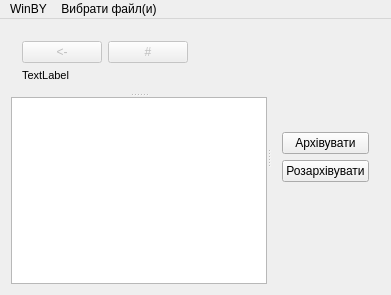
<?xml version="1.0" encoding="UTF-8"?>
<ui version="4.0">
 <class>MainWindow</class>
 <widget class="QMainWindow" name="MainWindow">
  <property name="geometry">
   <rect>
    <x>0</x>
    <y>0</y>
    <width>391</width>
    <height>295</height>
   </rect>
  </property>
  <property name="windowTitle">
   <string/>
  </property>
  <widget class="QWidget" name="centralWidget">
   <layout class="QGridLayout" name="gridLayout">
    <item row="0" column="0">
     <widget class="QSplitter" name="splitter_2">
      <property name="orientation">
       <enum>Qt::Horizontal</enum>
      </property>
      <widget class="QSplitter" name="splitter">
       <property name="orientation">
        <enum>Qt::Vertical</enum>
       </property>
       <widget class="QWidget" name="layoutWidget">
        <layout class="QVBoxLayout" name="verticalLayout">
         <item>
          <layout class="QHBoxLayout" name="horizontalLayout">
           <item>
            <widget class="QPushButton" name="btn_left">
             <property name="enabled">
              <bool>false</bool>
             </property>
             <property name="text">
              <string>&lt;-</string>
             </property>
            </widget>
           </item>
           <item>
            <widget class="QPushButton" name="btn_home">
             <property name="enabled">
              <bool>false</bool>
             </property>
             <property name="text">
              <string>#</string>
             </property>
            </widget>
           </item>
           <item>
            <spacer name="horizontalSpacer">
             <property name="orientation">
              <enum>Qt::Horizontal</enum>
             </property>
             <property name="sizeHint" stdset="0">
              <size>
               <width>40</width>
               <height>20</height>
              </size>
             </property>
            </spacer>
           </item>
          </layout>
         </item>
         <item>
          <widget class="QLabel" name="lbl_path">
           <property name="font">
            <font>
             <pointsize>8</pointsize>
             <weight>50</weight>
             <bold>false</bold>
             <underline>false</underline>
            </font>
           </property>
           <property name="text">
            <string>TextLabel</string>
           </property>
          </widget>
         </item>
        </layout>
       </widget>
       <widget class="QListView" name="listFiles">
        <property name="selectionMode">
         <enum>QAbstractItemView::ExtendedSelection</enum>
        </property>
       </widget>
      </widget>
      <widget class="QWidget" name="layoutWidget">
       <layout class="QVBoxLayout" name="verticalLayout_2">
        <item>
         <spacer name="verticalSpacer_2">
          <property name="orientation">
           <enum>Qt::Vertical</enum>
          </property>
          <property name="sizeType">
           <enum>QSizePolicy::MinimumExpanding</enum>
          </property>
          <property name="sizeHint" stdset="0">
           <size>
            <width>20</width>
            <height>40</height>
           </size>
          </property>
         </spacer>
        </item>
        <item>
         <widget class="QPushButton" name="btn_zip">
          <property name="text">
           <string>Архівувати</string>
          </property>
         </widget>
        </item>
        <item>
         <widget class="QPushButton" name="btn_unzip">
          <property name="text">
           <string>Розархівувати</string>
          </property>
         </widget>
        </item>
        <item>
         <spacer name="verticalSpacer">
          <property name="orientation">
           <enum>Qt::Vertical</enum>
          </property>
          <property name="sizeHint" stdset="0">
           <size>
            <width>20</width>
            <height>40</height>
           </size>
          </property>
         </spacer>
        </item>
       </layout>
      </widget>
     </widget>
    </item>
   </layout>
  </widget>
  <widget class="QMenuBar" name="menuBar">
   <property name="geometry">
    <rect>
     <x>0</x>
     <y>0</y>
     <width>391</width>
     <height>20</height>
    </rect>
   </property>
   <widget class="QMenu" name="menuWinBY">
    <property name="title">
     <string>WinBY</string>
    </property>
    <addaction name="separator"/>
    <addaction name="act_about"/>
    <addaction name="act_help"/>
   </widget>
   <widget class="QMenu" name="menu">
    <property name="title">
     <string>Вибрати файл(и)</string>
    </property>
    <addaction name="act_zip"/>
    <addaction name="act_unzip"/>
   </widget>
   <addaction name="menuWinBY"/>
   <addaction name="menu"/>
  </widget>
  <action name="act_about">
   <property name="text">
    <string>Про &quot;WinBY&quot;</string>
   </property>
  </action>
  <action name="act_help">
   <property name="text">
    <string>Допомога</string>
   </property>
  </action>
  <action name="act_zip">
   <property name="text">
    <string>Архівувати</string>
   </property>
  </action>
  <action name="act_unzip">
   <property name="text">
    <string>Розархівувати</string>
   </property>
  </action>
 </widget>
 <layoutdefault spacing="6" margin="11"/>
 <resources/>
 <connections/>
</ui>
